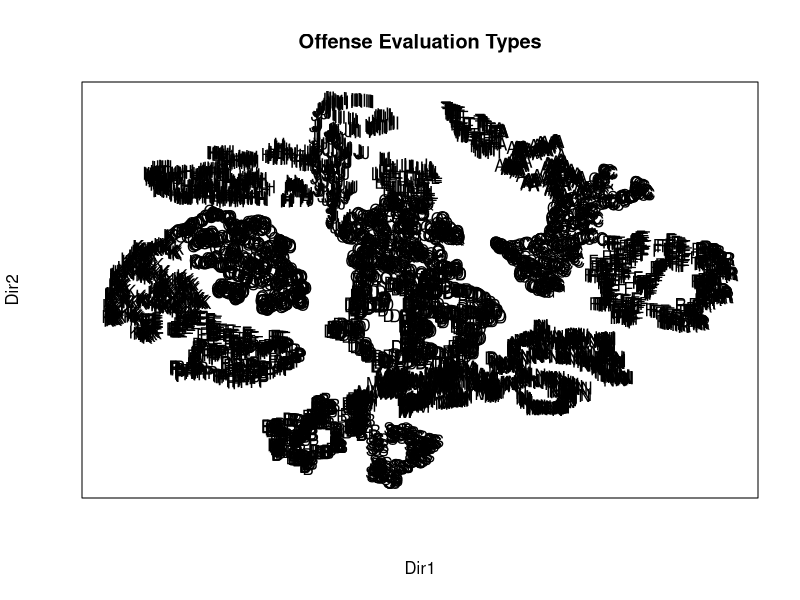

The R source for this figure: (Note: this script raises an error after producing the figure.)
library(mclust)
# cat("\014")
if (getwd() == '/home/neil'){
  setwd('projects/tsne-shots/')
}
# read csv and merge
data = read.csv('./data/tsne_shots.csv', header=TRUE)

# dekete non essential columns
ids = data['player_id']
data$player_id = NULL

seasons = data['season_id']
data$season_id = NULL

# clustering
BIC = mclustBIC(data)
mod1 = Mclust(data, x = BIC, G=1:20)
print('############################')
print('Overall Model')
print('############################')
summary_clusters = summary(mod1, parameters = TRUE)
distribution_clusters = summary(mod1, parameters = TRUE)$pro
mean_clusters = summary(mod1, parameters = TRUE)$mean
print(summary(mod1, parameters = TRUE))
data = cbind(data, player_id = ids)
data = cbind(data, season_id = seasons)
data = cbind(data, cluster = mod1$classification)

png('./plots/overall_cluster.png', width=1800,height=1300,res=300)
mod1dr = MclustDR(mod1, lambda = 1)
plot(mod1dr, what = "scatterplot", xaxt='n', yaxt='n')
title(main="Offense Evaluation Types", col.main="black")
dev.off()

# get cumalitive BIC score
print(BIC)
BIC <- rowSums(BIC)/14

png('./plots/overall_cluster_number.png', width=1800,height=1300,res=300)
plot(x=c(1:20),y=BIC,type="l",xlab="Number of Components", ylab="BIC Score")
axis(1, at=1:20)
title(main="BIC Score for Different Cluster Numbers", col.main="black")
dev.off()

write.csv(data,file='./data/overall_cluster.csv',row.names=FALSE,quote=FALSE)
